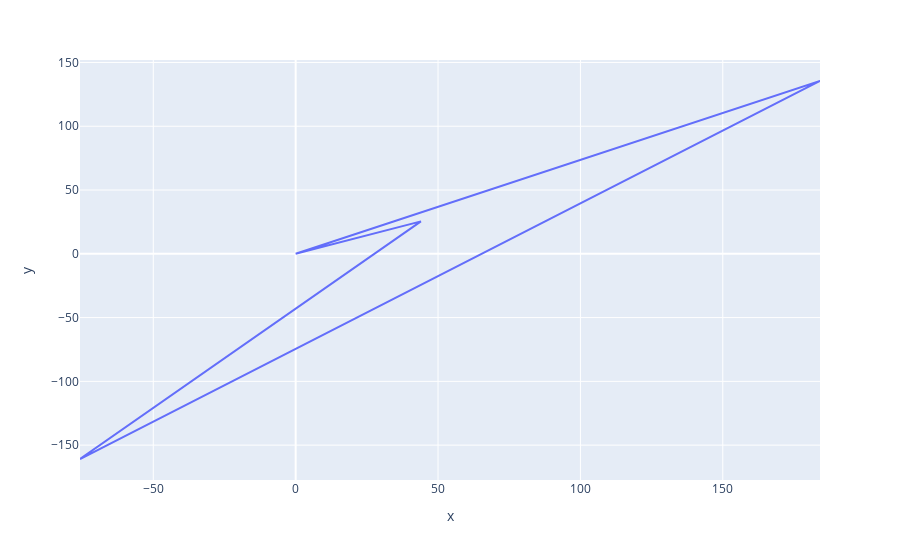

Here is the notebook cell this chart was saved with:
### Code cell
a_xy = [a*np.cos(theta2), a*np.sin(theta2)]
b_xy = [b*np.cos(t31), b*np.sin(t31)]
c_xy = [-c*np.cos(t41), -c*np.sin(t41)]
print(f'a_xy: {a_xy}')
print(f'b_xy: {b_xy}')
print(f'c_xy: {c_xy}')

x = [0, a_xy[0], b_xy[0], c_xy[0], 0]
y = [0, a_xy[1], b_xy[1], c_xy[1], 0]

px.line(None, x=x, y=y)

### Figure 1 — Plotly figure (JSON) as saved in the notebook; plotly's stock layout.template omitted (floating-point values rounded to 4 significant figures)
{"data": [{"hovertemplate": "x=%{x}<br>y=%{y}<extra></extra>", "legendgroup": "", "line": {"color": "#636efa", "dash": "solid"}, "marker": {"symbol": "circle"}, "mode": "lines", "name": "", "orientation": "v", "showlegend": false, "type": "scatter", "x": [0, 43.99, -75.73, 184.1, 0], "xaxis": "x", "y": [0, 25.4, -160.9, 135.5, 0], "yaxis": "y"}], "layout": {"legend": {"tracegroupgap": 0}, "margin": {"t": 60}, "xaxis": {"anchor": "y", "domain": [0, 1], "title": {"text": "x"}}, "yaxis": {"anchor": "x", "domain": [0, 1], "title": {"text": "y"}}}}
